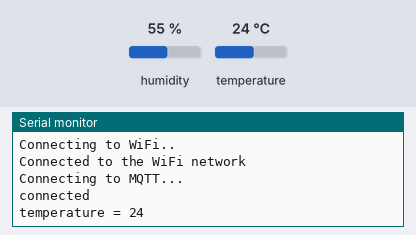
Simulated run of this sketch. Board: ESP8266 (NodeMCU). Parts: the last lines printed to the serial monitor. The test bench sets the inputs (shaded band); at power-on: temperature 24 °C, humidity 55 %. WiFi joins after 1.5 s; servers stay silent unless stated; no MQTT or app messages arrive unless stated.

Above: at 3.9 s.
4.0 s: temperature set to 12 °C
At 5.4 s:
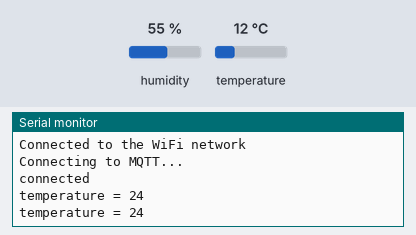
8.5 s: temperature set to 19 °C
At 11.4 s:
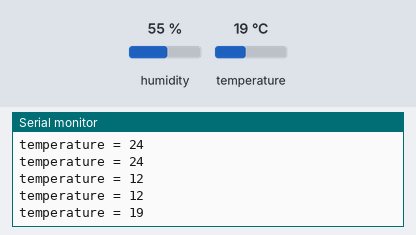
Timing chart, 0 to 12.9 s (numbered marks = the images above; inputs shaded):
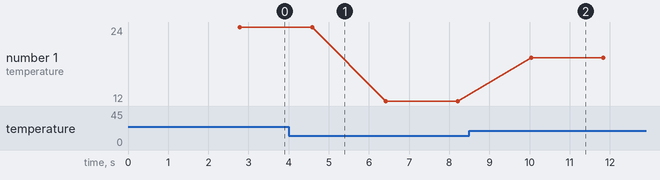

The sketch:

dht11_mqtt.ino
```cpp
#include <ESP8266WiFi.h>
#include <PubSubClient.h>
#include <Wire.h>
#include "DHT.h"        // including the library of DHT11 temperature and humidity sensor
#define DHTTYPE DHT11   // DHT 11
#define dht_dpin 5

DHT dht(dht_dpin, DHTTYPE);


WiFiClient espClient;
PubSubClient client(espClient);

String data;
const char* ssid = "mi_red";
const char* password = "mi_contraseña";
const char* mqttServer = "server_mqtt"; // MQTT Broker en la Raspberry
const int mqttPort = 1883;

void temperature(){
  float t = dht.readTemperature();
  int dat = (int)t;
  Serial.print("temperature = ");
  Serial.println(dat);
  char temperaturenow [15];
  //dtostrf(t ,4, 0, temperaturenow); // convert float to char
  sprintf(temperaturenow, "%d", dat);
  client.publish("temp", temperaturenow); // send char
  delay(800);
}

void setup() {
  //pinMode(LED, OUTPUT);
  dht.begin();
  Serial.begin(9600);
  //Wire.begin(D2, D1);
  delay(700);
  WiFi.begin(ssid, password);
  while (WiFi.status() != WL_CONNECTED) {
    delay(1000);
    Serial.println("Connecting to WiFi..");
  }
  Serial.println("Connected to the WiFi network");
  client.setServer(mqttServer, mqttPort);

  while (!client.connected()) {
    Serial.println("Connecting to MQTT...");
    if (client.connect("ESP8266Client1")) {
      Serial.println("connected");
    } else {
      Serial.print("failed with state ");
      Serial.print(client.state());
      delay(2000);
    }
  }
  client.subscribe("temp");
}
void loop() {
  temperature();
  client.loop();
  delay(1000);
}
```

Measured:
- after the input at 8.5 s, the serial monitor: prints a new line after 1.5 s (image 2)
- plotted number 1: 24 → 12 after the input at 4.0 s, 12 → 19 after the input at 8.5 s
